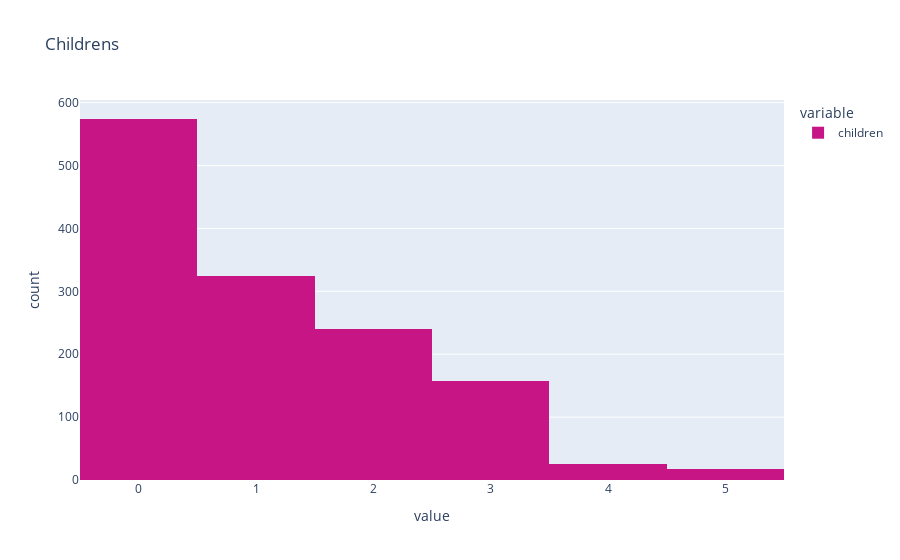

The notebook cell this image was saved under:
### Code cell
px.histogram(Insurance.children,color_discrete_sequence=['mediumvioletred'],title='Childrens')

### Figure 1 — Plotly figure (JSON) as saved in the notebook; plotly's stock layout.template omitted (floating-point values rounded to 4 significant figures; data arrays with more than 128 entries replaced by an {"elided": "..."} marker saying what was removed)
{"data": [{"alignmentgroup": "True", "bingroup": "x", "hovertemplate": "variable=children<br>value=%{x}<br>count=%{y}<extra></extra>", "legendgroup": "children", "marker": {"color": "mediumvioletred", "pattern": {"shape": ""}}, "name": "children", "offsetgroup": "children", "orientation": "v", "showlegend": true, "type": "histogram", "x": {"elided": "1338 int values"}, "xaxis": "x", "yaxis": "y"}], "layout": {"barmode": "relative", "legend": {"title": {"text": "variable"}, "tracegroupgap": 0}, "title": {"text": "Childrens"}, "xaxis": {"anchor": "y", "domain": [0, 1], "title": {"text": "value"}}, "yaxis": {"anchor": "x", "domain": [0, 1], "title": {"text": "count"}}}}
